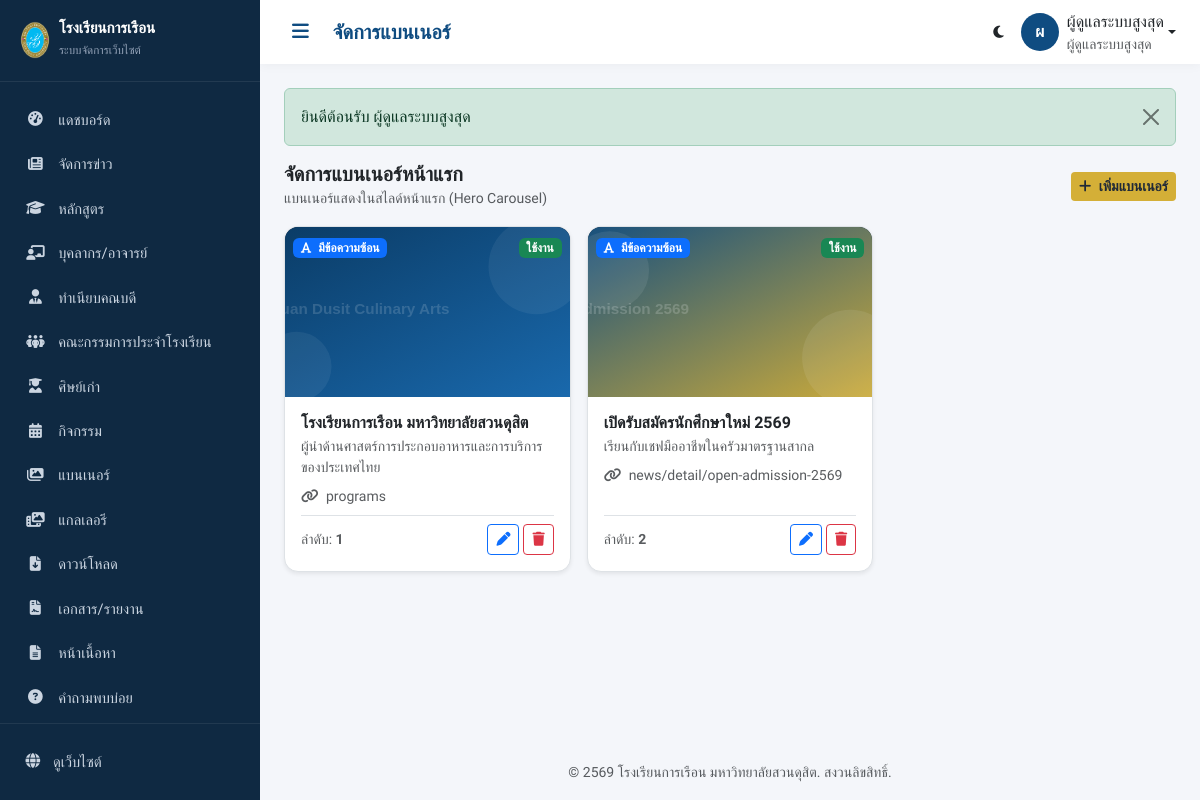
The app's page /admin/banner (signed in) with its own data.
### tables this page shows
CREATE TABLE `banner` (
  `id`          INT UNSIGNED NOT NULL AUTO_INCREMENT,
  `title`       VARCHAR(200) DEFAULT NULL,
  `subtitle`    VARCHAR(300) DEFAULT NULL,
  `image`       VARCHAR(255) NOT NULL,
  `link_url`    VARCHAR(255) DEFAULT NULL,
  `button_text` VARCHAR(100) DEFAULT NULL,
  `sort_order`  INT NOT NULL DEFAULT 0,
  `status`      ENUM('active','inactive') NOT NULL DEFAULT 'active',
  `created_at`  DATETIME DEFAULT NULL,
  `updated_at`  DATETIME DEFAULT NULL,
  `deleted_at`  DATETIME DEFAULT NULL,
  PRIMARY KEY (`id`)
);

### app/core/View.php (called while the page is built, shortened)
<?php
class View
{
    public static function render(string $view, array $data = [], ?string $layout = 'public'): void
    {
        $viewFile = VIEW_PATH . '/' . $view . '.php';
        extract($data, EXTR_SKIP);
        require $viewFile;
        $layoutFile = VIEW_PATH . '/layouts/' . $layout . '.php';
        require $layoutFile;
    }
}

### app/core/Controller.php (called while the page is built, shortened)
<?php
abstract class Controller
{
    protected function model(string $name)
    {
        $file = APP_PATH . '/models/' . $name . '.php';
        return new $name();
    }
    protected function adminView(string $view, array $data = []): void
    {
        if (!str_starts_with($view, 'admin/')) {
            $view = 'admin/' . $view;
        }
        View::render($view, $data, 'admin');
    }
}

### app/controllers/admin/BannerController.php (called while the page is built, shortened)
<?php
class BannerController extends AdminController
{
    public function index(): void
    {
        $banners = $this->model('Banner')->all('sort_order ASC, id ASC');
        $this->adminView('banner/index', ['title' => 'จัดการแบนเนอร์', 'banners' => $banners]);
    }
}

### app/core/App.php (called while the page is built, shortened)
<?php
class App
{
    private string $method = DEFAULT_METHOD;
    private bool   $isAdmin = false;
    public function run(): void
    {
        $url = $this->parseUrl();
        if (!empty($url) && strtolower($url[0]) === 'admin') {
            $this->isAdmin = true;
            array_shift($url);
            $controllerDir = APP_PATH . '/controllers/admin/';
        } else {
            $controllerDir = APP_PATH . '/controllers/';
            $namespacePrefix = '';
        }
        if (!empty($url[0])) {
            $candidate = ucfirst($url[0]) . 'Controller';
            if (file_exists($controllerDir . $candidate . '.php')) {
                array_shift($url);
            } elseif ($this->isAdmin) {
                $this->controllerName = 'DashboardController';
            }
        }
        $controller = new $className();
        $this->params = $url ? array_values($url) : [];
        call_user_func_array([$controller, $this->method], $this->params);
    }
    private function parseUrl(): array
    {
        $url = rtrim($_GET['url'], '/');
        $url = filter_var($url, FILTER_SANITIZE_URL);
        return explode('/', $url);
    }
}

### public/index.php (called while the page is built)
<?php
require_once __DIR__ . '/../app/core/bootstrap.php';
$app = new App();
$app->run();

### app/core/bootstrap.php (called while the page is built, shortened)
<?php
spl_autoload_register(function ($class) {
    $short = str_contains($class, '\\') ? substr(strrchr($class, '\\'), 1) : $class;
    $paths = [
        APP_PATH . '/core/' . $short . '.php',
        APP_PATH . '/helpers/' . $short . '.php',
        APP_PATH . '/models/' . $short . '.php',
        APP_PATH . '/middleware/' . $short . '.php',
    ];
    foreach ($paths as $path) {
        if (file_exists($path)) {
            return;
        }
    }
});
require_once APP_PATH . '/helpers/functions.php';

### app/core/Model.php (called while the page is built, shortened)
<?php
abstract class Model
{
    protected Database $db;
    protected string $table = '';
    protected bool $softDelete = true;
    public function __construct()
    {
        $this->db = new Database();
    }
    public function all(string $orderBy = 'id DESC'): array
    {
        $sql = "SELECT * FROM {$this->table}";
        if ($this->softDelete) {
            $sql .= " WHERE deleted_at IS NULL";
        }
        $sql .= " ORDER BY {$orderBy}";
        return $this->db->query($sql)->all();
    }
}

### app/config/database.php (called while the page is built)
<?php
return [
    'host'     => '127.0.0.1',
    'port'     => '3306',
    'database' => 'fooddusit_db',
    'username' => 'root',
    'password' => '',
    'charset'  => 'utf8mb4',
    'collation'=> 'utf8mb4_unicode_ci',
    'options'  => [
        PDO::ATTR_ERRMODE            => PDO::ERRMODE_EXCEPTION,
        PDO::ATTR_DEFAULT_FETCH_MODE => PDO::FETCH_ASSOC,
        PDO::ATTR_EMULATE_PREPARES   => false,
        PDO::ATTR_PERSISTENT         => false,
    ],
];

### app/core/Database.php (called while the page is built, shortened)
<?php
class Database
{
    private static ?PDO $instance = null;
    private $stmt = null;
    public static function pdo(): PDO
    {
        if (self::$instance === null) {
            $config = require APP_PATH . '/config/database.php';
            $dsn = sprintf(
                'mysql:host=%s;port=%s;dbname=%s;charset=%s',
                $config['host'],
                $config['port'],
                $config['database'],
                $config['charset']
            );
            try {
                self::$instance = new PDO(
                    $dsn,
                    $config['username'],
                    $config['password'],
                    $config['options']
                );
            } catch (PDOException $e) {
                if (APP_ENV === 'development') {
                    die('เชื่อมต่อฐานข้อมูลไม่สำเร็จ: ' . $e->getMessage());
                }
                error_log('DB Connection Error: ' . $e->getMessage());
                die('ขออภัย ระบบไม่สามารถเชื่อมต่อฐานข้อมูลได้ในขณะนี้');
            }
        }
        return self::$instance;
    }
    public function query(string $sql): self
    {
        $this->stmt = self::pdo()->prepare($sql);
        return $this;
    }
    public function bind(array $params): self
    {
        foreach ($params as $key => $value) {
            $type = match (true) {
                is_int($value)  => PDO::PARAM_INT,
                is_bool($value) => PDO::PARAM_BOOL,
                is_null($value) => PDO::PARAM_NULL,
                default         => PDO::PARAM_STR,
            };
            $param = is_int($key) ? $key + 1 : ':' . ltrim($key, ':');
            $this->stmt->bindValue($param, $value, $type);
        }
        return $this;
    }
    public function execute(array $params = []): bool
    {
        return $params ? $this->stmt->execute($params) : $this->stmt->execute();
    }
    public function all(array $params = []): array
    {
        $this->execute($params ?: []);
        return $this->stmt->fetchAll();
    }
}

### app/views/admin/banner/index.php (the view, shortened to what this page needs)
<div class="d-flex justify-content-between align-items-center mb-3">
  <div>
    <h5 class="mb-0 fw-bold">จัดการแบนเนอร์หน้าแรก</h5>
    <span class="text-muted small">แบนเนอร์แสดงในสไลด์หน้าแรก (Hero Carousel)</span>
  </div>
  <a href="<?= url('admin/banner/create') ?>" class="btn btn-gold btn-sm"><i class="fa-solid fa-plus me-1"></i> เพิ่มแบนเนอร์</a>
</div>
<div class="row g-3">
  <?php foreach ($banners as $b): ?>
    <?php
      $hasText = !empty(trim($b['title'] ?? '')) || !empty(trim($b['subtitle'] ?? ''));
    ?>
    <div class="col-md-6 col-lg-4">
      <div class="card overflow-hidden h-100 shadow-sm border">
        <div style="height:170px;background:#081d33;position:relative" class="overflow-hidden">
          <img src="<?= upload_url($b['image']) ?>" style="width:100%;height:100%;object-fit:cover" alt="">
          <div style="position:absolute;top:8px;left:8px">
            <?php if ($hasText): ?>
              <span class="badge bg-primary"><i class="fa-solid fa-font me-1"></i> มีข้อความซ้อน</span>
            <?php else: ?>
              <span class="badge bg-dark"><i class="fa-solid fa-image me-1"></i> ภาพกราฟิกล้วน</span>
            <?php endif; ?>
          </div>
          <div style="position:absolute;top:8px;right:8px">
            <?= status_badge($b['status']) ?>
          </div>
        </div>
        <div class="card-body d-flex flex-column">
          <h6 class="mb-1 fw-bold"><?= e($b['title'] ?: '(ภาพกราฟิกไม่มีหัวข้อซ้อน)') ?></h6>
          <?php if (!empty($b['subtitle'])): ?>
            <p class="small text-muted mb-2"><?= e(excerpt($b['subtitle'], 60)) ?></p>
          <?php endif; ?>
          <?php if (!empty($b['link_url'])): ?>
            <div class="small text-truncate text-muted mb-2">
              <i class="fa-solid fa-link text-gold me-1"></i> <?= e($b['link_url']) ?>
            </div>
          <?php endif; ?>
          <div class="mt-auto pt-2 border-top d-flex justify-content-between align-items-center">
            <small class="text-muted">ลำดับ: <strong><?= $b['sort_order'] ?></strong></small>
            <div>
              <a href="<?= url('admin/banner/edit/' . $b['id']) ?>" class="btn btn-sm btn-outline-primary" title="แก้ไข"><i class="fa-solid fa-pen"></i></a>
              <a href="<?= url('admin/banner/delete/' . $b['id']) ?>" class="btn btn-sm btn-outline-danger" data-confirm="ลบแบนเนอร์นี้?" title="ลบ"><i class="fa-solid fa-trash"></i></a>
            </div>
          </div>
        </div>
      </div>
    </div>
  <?php endforeach; ?>
</div>

### app/helpers/functions.php (shortened to what this page needs)
<?php
function url(string $path = ''): string
{
    return BASE_URL . ltrim($path, '/');
}
function upload_url(?string $path): string
{
    return BASE_URL . 'public/uploads/' . ltrim($path, '/');
}
function e($value): string
{
    return htmlspecialchars((string)$value, ENT_QUOTES | ENT_HTML5, 'UTF-8');
}
function excerpt(string $text, int $limit = 120): string
{
    $text = trim(strip_tags($text));
    if (mb_strlen($text) <= $limit) {
        return $text;
    }
    return mb_substr($text, 0, $limit) . '…';
}
function flash_messages(): string
{
    $html = '';
    $map = ['success' => 'success', 'error' => 'danger', 'warning' => 'warning', 'info' => 'info'];
    foreach ($_SESSION['flash'] as $type => $msg) {
        $cls = $map[$type] ?? 'info';
        $html .= '<div class="alert alert-' . $cls . ' alert-dismissible fade show" role="alert">'
               . e($msg)
               . '<button type="button" class="btn-close" data-bs-dismiss="alert"></button></div>';
    }
    return $html;
}
function status_badge(string $status): string
{
    $map = [
        'active'    => ['success', 'ใช้งาน'],
        'inactive'  => ['secondary', 'ปิดใช้งาน'],
        'published' => ['success', 'เผยแพร่'],
        'draft'     => ['warning', 'ฉบับร่าง'],
        'pending'   => ['info', 'รอตรวจ'],
    ];
    [$cls, $label] = $map[$status] ?? ['secondary', $status];
    return '<span class="badge bg-' . $cls . '">' . e($label) . '</span>';
}

### public/assets/css/admin.css (style rules this page uses)
:root { --primary: #0F4C81; --primary-dark: #0a3a63; --gold: #D4AF37; --sidebar-w: 260px; --sidebar-bg: #0f2942; --admin-bg: #f4f6fa; --card-radius: 14px; }
* { box-sizing: border-box; }
body { font-family: 'Sarabun', sans-serif; background: var(--admin-bg); margin: 0; }
h1,h2,h3,h4,h5,h6 { font-family: 'Prompt', sans-serif; }
.card { border: none; border-radius: var(--card-radius); box-shadow: 0 4px 20px rgba(15,76,129,.06); }
.btn-gold { background: var(--gold); border: none; color: #1f2937; font-weight: 600; }

### records on screen
banner: image (picture), shows "มีข้อความซ้อน", title "โรงเรียนการเรือน มหาวิทยาลัยสวนดุสิต", subtitle "ผู้นำด้านศาสตร์การประกอบอาหารและการบริการของประเทศไทย", link_url "programs", sort_order "1"
banner: image (picture), shows "มีข้อความซ้อน", title "เปิดรับสมัครนักศึกษาใหม่ 2569", subtitle "เรียนกับเชฟมืออาชีพในครัวมาตรฐานสากล", link_url "news/detail/open-admission-2569", sort_order "2"

### other values on screen
$label "แดชบอร์ด"
$label "จัดการข่าว"
$label "หลักสูตร"
$label "บุคลากร/อาจารย์"
$label "ทำเนียบคณบดี"
$label "คณะกรรมการประจำโรงเรียน"
$label "ศิษย์เก่า"
$label "กิจกรรม"
$label "แบนเนอร์"
$label "แกลเลอรี"
$label "ดาวน์โหลด"
$label "เอกสาร/รายงาน"
$label "หน้าเนื้อหา"
$label "คำถามพบบ่อย"
$title "จัดการแบนเนอร์"
